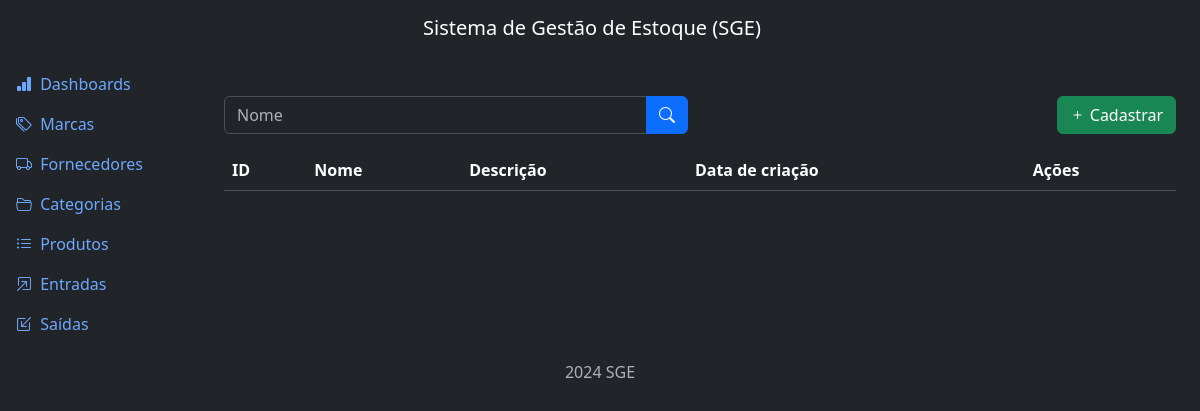
Page /categories/list/ on the earlier database version.
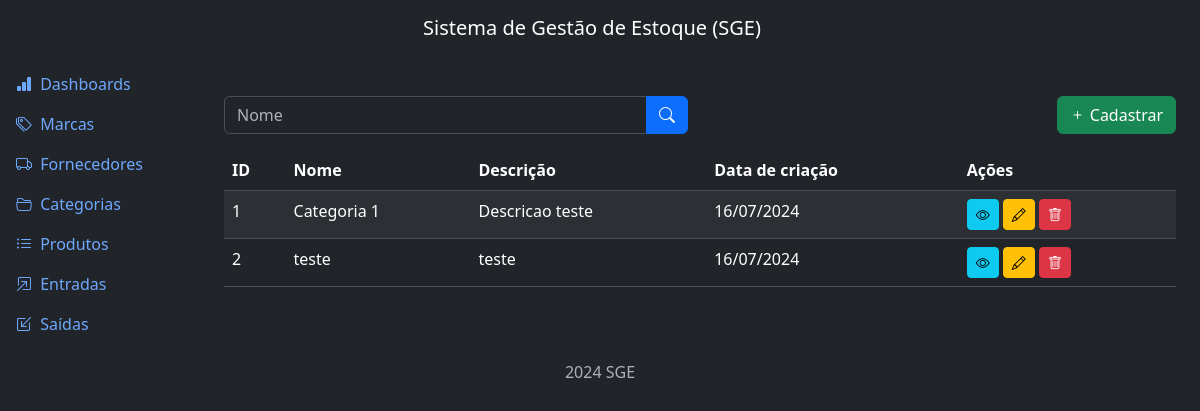
Same page on the later database version.
### categories/models.py (models this page shows, shortened)
class Category(models.Model):
    name = models.CharField(max_length=500)
    description = models.TextField(null=True, blank=True)
    created_at = models.DateTimeField(auto_now_add=True)
    updated_at = models.DateTimeField(auto_now=True)
    class Meta:
        ordering = ['name']

### categories/views.py (the view)
# urls.py: path('list/', views.CategoryListView.as_view(), name='list'),
class CategoryListView(ListView):
    model = Category
    template_name = 'category_list.html'
    context_object_name = 'categories'
    paginate_by = 5
    def get_queryset(self):
        qs = super().get_queryset()
        name = self.request.GET.get('name')
        if name:
            qs = qs.filter(name__icontains=name)
        return qs

### categories/templates/category_list.html (shortened to what this page needs)
{% extends "base.html" %}
{% block content %}
  <div class="row mb-3">
    <div class="col-md-6">
      <form method="GET" action="{% url "category:list" %}">
        <div class="input-group">
          <input type="text" class="form-control" name="name" placeholder="Nome" value="{{request.GET.name}}">
          <button type="submit" class="btn btn-primary">
            <i class="bi bi-search"></i>
          </button>
        </div>
      </form>
    </div>
    <div class="col-md-6">
      <a href="{% url "category:create" %}" class="btn btn-success float-end" >
        <i class="bi bi-plus"></i>
        Cadastrar
      </a>
    </div>
  </div>
  <div class="table-responsive">
    <table class="table table-striped table-border">
      <thead class="table-dark">
        <tr>
          <th>ID</th>
          <th>Nome</th>
          <th>Descrição</th>
          <th>Data de criação</th>
          <th>Ações</th>
        </tr>
      </thead>
      <tbody>
        {% for category in categories %}
          <tr>
            <td>{{ category.id }}</td>
            <td>{{ category.name }}</td>
            <td>{{ category.description }}</td>
            <td>{{ category.created_at|date:"d/m/Y" }}</td>
            <td>
              <a href="{% url "category:detail" category.id %}" class="btn btn-info btn-sm"><i class="bi bi-eye"></i></a>
              <a href="{% url "category:update" category.id %}" class="btn btn-warning btn-sm"><i class="bi bi-pencil"></i></a>
              <a href="{% url "category:delete" category.id %}" class="btn btn-danger btn-sm"><i class="bi bi-trash"></i></a>
            </td>
          </tr>
        {% endfor %}
      </tbody>
    </table>
  </div>
{% endblock content %}

Differences in the rows shown:
added Category: id "1", name "Categoria 1", description "Descricao teste", created_at "16/07/2024"
added Category: id "2", name "teste", description "teste", created_at "16/07/2024"
